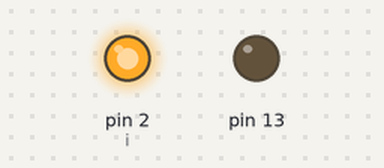
This sketch was run on a simulated Arduino Uno, built with avr-gcc and run on an emulated ATmega328P. Parts: output pins drawn as LEDs (lit = HIGH). Pins used as bus, display or sensor lines are not drawn.

Above: at 0.3 s.
At 3.0 s:
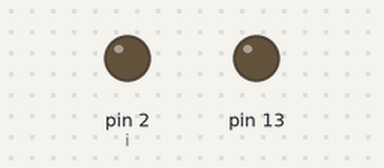
Timing chart, 0 to 6.8 s (numbered marks = the images above):
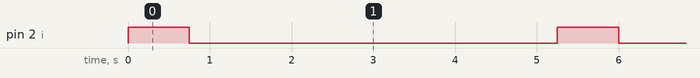

Measured:
- by itself, pin 2 (i): alternates HIGH for 0.75 s and LOW for 4.5 s

The sketch:

SolidStateRelayTest.ino
```cpp
/*
 * SolidStateRelayTest
 * Test for Solid State Relay
 */

// Variables
int i = 2;

void setup() {
  // OUTPUT Arrow and Bow Setup
  pinMode(2,OUTPUT);  // Arrow1(Draw a bow)
  pinMode(3,OUTPUT);  // Arrow2(Normal bow)
  pinMode(4,OUTPUT);  // Arrow3
  pinMode(5,OUTPUT);  // Arrow4
  pinMode(6,OUTPUT);  // Arrow5
  pinMode(7,OUTPUT);  // Arrow6
  pinMode(8,OUTPUT);  // Arrow7(shot heart)

  // Flag Check(NOT USE)
  pinMode(13,OUTPUT);
}

void loop() {
  // HIGH OUTPUT SELECT NUM'i' LED
  digitalWrite(i,HIGH);
  // delay 750mS
  delay(750);
  // LOW OUTPUT SELECT NUM'i' LED
  // increment after call digitalWrite
  digitalWrite(i++,LOW);

  if(i == 9)
  i = 2;
}
```
